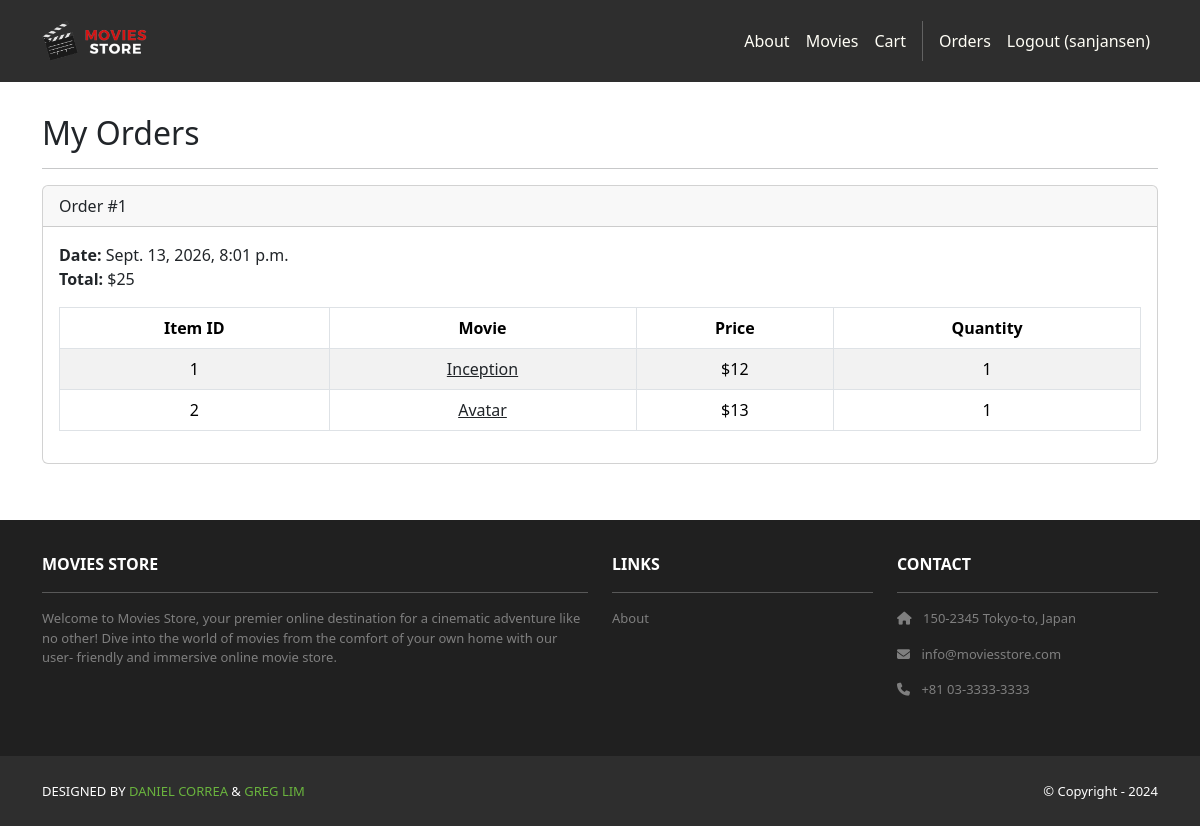
/accounts/orders/ (signed in), run on an earlier commit of the app's database.
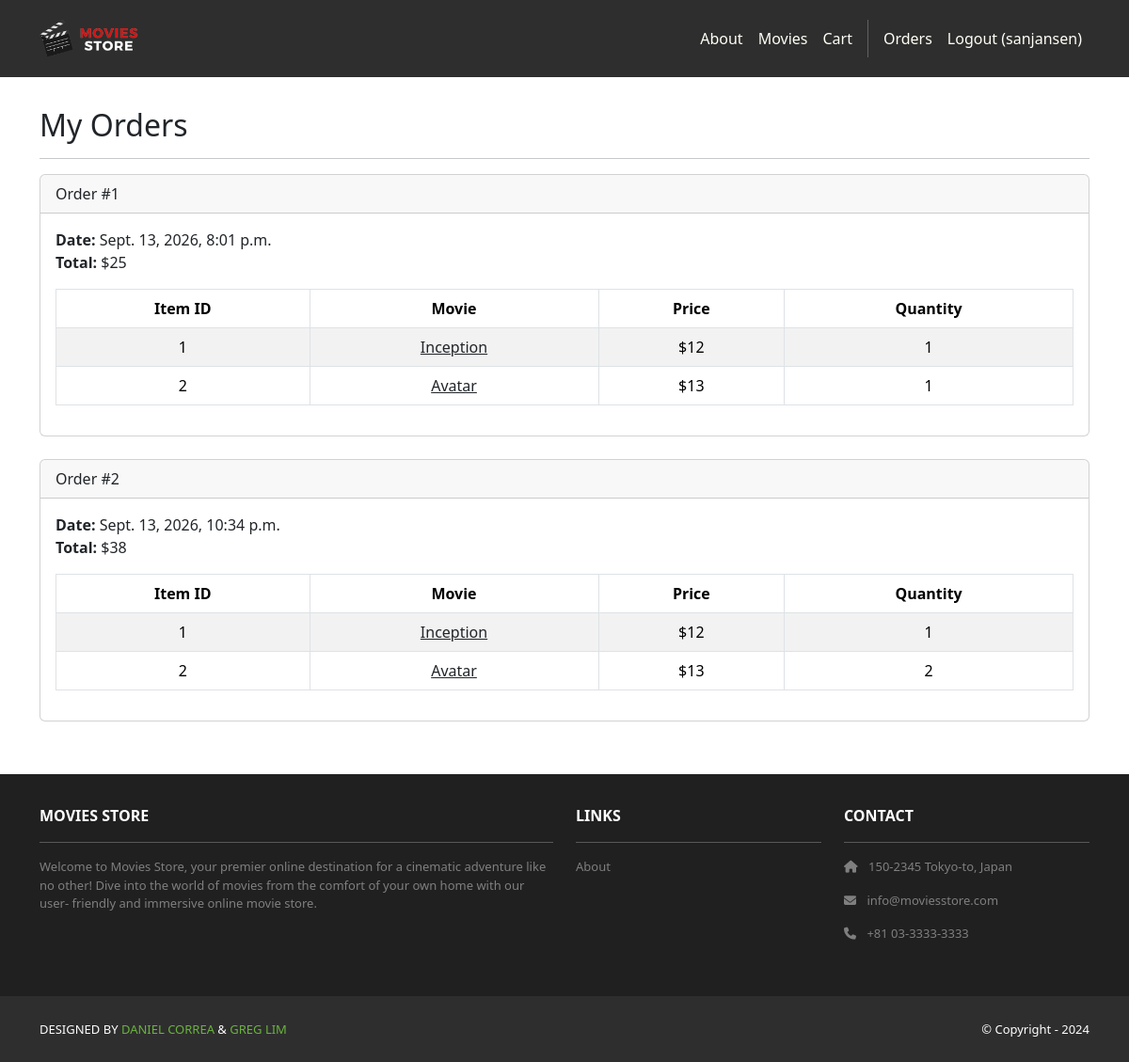
And on a later commit of the database.
### cart/models.py (models this page shows, shortened)
class Order(models.Model):
    id = models.AutoField(primary_key=True)
    total = models.IntegerField()
    date = models.DateTimeField(auto_now_add=True)
    user = models.ForeignKey(User,
        on_delete=models.CASCADE)

class Item(models.Model):
    id = models.AutoField(primary_key=True)
    price = models.IntegerField()
    quantity = models.IntegerField()
    order = models.ForeignKey(Order, on_delete=models.CASCADE)
    movie = models.ForeignKey(Movie, on_delete=models.CASCADE)

### movies/models.py (models this page shows, shortened)
class Movie(models.Model):
    id = models.AutoField(primary_key=True)
    name = models.CharField(max_length=255)
    price = models.IntegerField()
    description = models.TextField()
    image = models.ImageField(upload_to='movie_images/')

### accounts/views.py (the view)
# urls.py: path('orders/', views.orders, name='accounts.orders'),
@login_required
def orders(request):
    template_data = {}
    template_data['title'] = 'Orders'
    template_data['orders'] = request.user.order_set.all()
    return render(request, 'accounts/orders.html',
        {'template_data': template_data})

### accounts/templates/accounts/orders.html
{% extends 'base.html' %}
{% block content %}
<div class="p-3">
  <div class="container">
    <div class="row mt-3">
      <div class="col mx-auto mb-3">
        <h2>My Orders</h2>
        <hr />
        {% for order in template_data.orders %}
        <div class="card mb-4">
          <div class="card-header">
            Order #{{ order.id }}
          </div>
          <div class="card-body">
            <b>Date:</b> {{ order.date }}<br />
            <b>Total:</b> ${{ order.total }}<br />
            <table class="table table-bordered table-striped text-center mt-3">
              <thead>
                <tr>
                  <th scope="col">Item ID</th>
                  <th scope="col">Movie</th>
                  <th scope="col">Price</th>
                  <th scope="col">Quantity</th>
                </tr>
              </thead>
              <tbody>
                {% for item in order.item_set.all %}
                <tr>
                  <td>{{ item.movie.id }}</td>
                  <td>
                    <a class="link-dark"
                      href="{% url 'movies.show' id=item.movie.id %}">
                      {{ item.movie.name }}
                    </a>
                  </td>
                  <td>${{ item.movie.price }}</td>
                  <td>{{ item.quantity }}</td>
                </tr>
                {% endfor %}
              </tbody>
            </table>
          </div>
        </div>
        {% endfor %}
      </div>
    </div>
  </div>
</div>
{% endblock content %}

What changed in the data, as far as the page shows it:
added Order: id "2", date "Sept. 13, 2026, 10:34 p.m.", total "38"
added Item: movie.id "1", movie.name "Inception", movie.price "12", quantity "1", shown under "2"
added Item: movie.id "2", movie.name "Avatar", movie.price "13", quantity "2"
